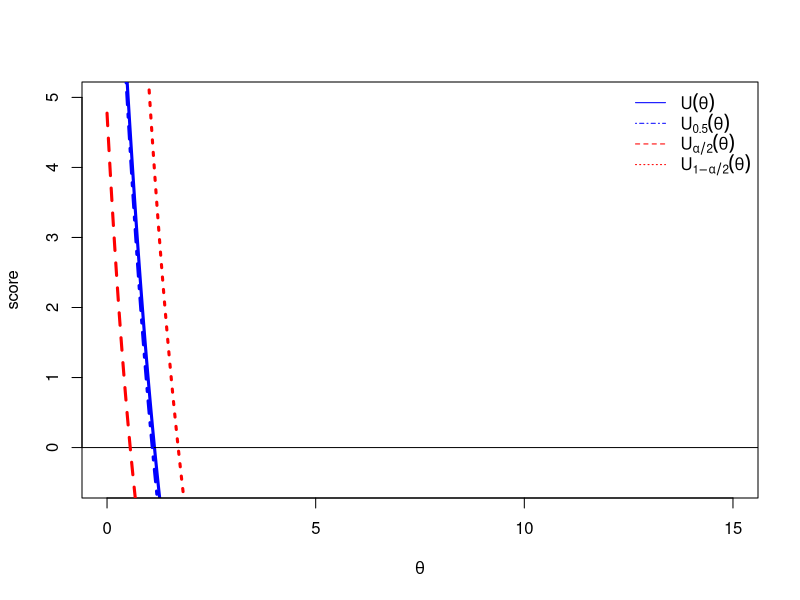
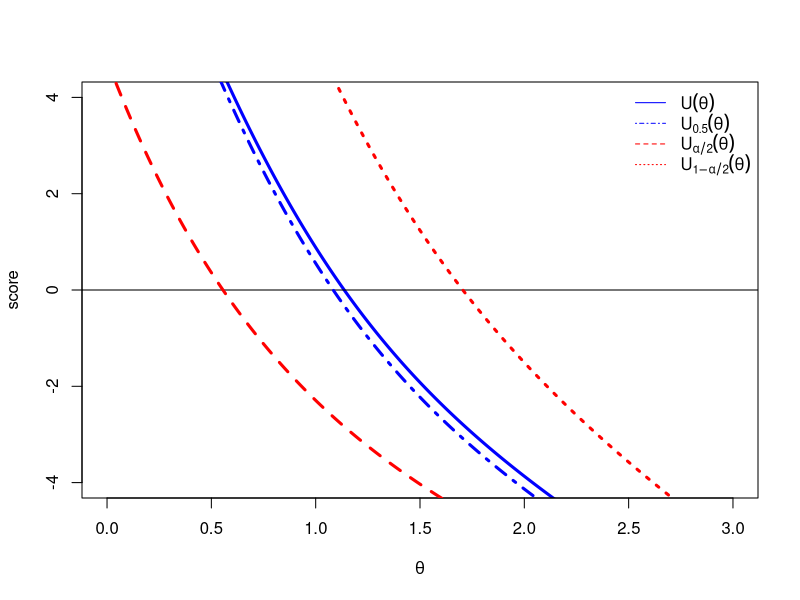

Reproduce these figures in R, in order.
# Confidence limits for the skewness parameter theta of a 
# standard skew normal distribution based on n iid observations.
# Example 3 in
# Higher-order approximate confidence intervals
# Pinheiro, E.C, Ferrari, S.L.P., Medeiros, F.M.C.
# 2019
# Data from Example 1 of Sartori (Journal of Statistical Planning and Inference, 2006),
# and simulated data with skewness parameter = 1
# Based on the code for evaluating the median bias-corrected estimate
# by Euloge Clovis Kenne Pagui.
# Date: 04/12/2019

library(sn)
library(nleqslv)
library(e1071)      ## to also calculate the skewness

#####################################################################################
#                   negative log-likelihood                  
#####################################################################################

nlogL = function(theta,data)
  -sum(dsn(data,alpha=theta,log=TRUE))


#####################################################################################
#                  numerical expectation of  y^kz(,)^h                   
#####################################################################################

a.kh<-function(theta,k,h)
{
  integrate(function(x) 2*dnorm(x)*pnorm(theta*x)*x^k*zeta(1,theta*x)^h,-Inf,Inf)$value
}

#####################################################################################
#                      median unbiased modication 
#####################################################################################

modification.mc <- function(para)
{
  a.kh(para,3,3)/(a.kh(para,2,2)*6)
}


#####################################################################################
#                    score function                        
#####################################################################################

score = function(theta,data){
  n = length(data)
  res <- sum(sapply(1:n, function(x) data[x]*zeta(1,theta*data[x]) ) ) 
  return(res)
}

#####################################################################################
#                    score median corrected                  
#####################################################################################

score.mc = function(theta,data){
  n = length(data)
  res <- score(theta,data) + modification.mc(theta) 
  return(res)
}

#####################################################################################
#                    score qbr corrected                  
#####################################################################################

score.qbr = function(theta,data, up){
  n = length(data)
  a22 = a.kh(theta,2,2)
  a33 = a.kh(theta,3,3)
  a44 = a.kh(theta,4,4)
  k2 = n*a22
  k3 = n*a33
  k4 = n*a44 - 3*n*a22^2
  
  M  = - sqrt(k2)*up - ( k3/(6*k2) )*(up^2-1) - 
    ( k4/(24*k2^(3/2)) )*( up^3-3*up ) +
    ( k3^2/(36*k2^(5/2)) )*(2*up^3 - 5*up)
  res <- score(theta,data) + M 
  return(res)
}

#####################################################################################
#                    Initial value                    
#####################################################################################

theta.start = function(y)
{
  n = length(y)
  gamma     = sum((y-mean(y))/n*var(y)^3)
  abs.gamma = min(0.9952717, abs(gamma))
  r = (2*abs.gamma/(4-pi))^(1/3)
  if(gamma < 0)
  {
    thetahat = - r/sqrt(2/pi - (1-2/pi)*r^2)
  }
  else
  {
    thetahat = r/sqrt(2/pi - (1-2/pi)*r^2)
  }   
  thetahat
}   

#####################################################################################
#                 Data 
#####################################################################################

#Sartori's data

#Original data
data <- c(0.195, 0.847, 0.726, -0.139, 1.788, 0.570, 2.069, 0.452, 0.868, 
          1.199, 0.894, 0.887, 1.258, 0.918, 0.496, 0.183, 0.119, 1.207,
          0.446, 2.579)

#Modified data (note the change of sign of obs 4)
data <- c(0.195, 0.847, 0.726, 0.139, 1.788, 0.570, 2.069, 0.452, 0.868, 
          1.199, 0.894, 0.887, 1.258, 0.918, 0.496, 0.183, 0.119, 1.207,
          0.446, 2.579)

#Simulated data
n     = 20
set.seed(2019, kind = NULL, normal.kind = NULL)
data = rsn(n,alpha=1)

#####################################################################################
#                 Main Function 
#####################################################################################

skew.sim=function(data, alpha)
{
  est=matrix(0, nrow=1, ncol=4)
  n = length(data)  
  xstart <- theta.start(data)
  mle=nlminb(xstart,nlogL,data=data)
  conv=mle$convergence
  up = qnorm(alpha/2)
  mle.upper = nleqslv(xstart, score.qbr, data=data, up=up)
  convupper=mle.upper$termcd
  up = qnorm(1-alpha/2)
  mle.lower = nleqslv(xstart, score.qbr, data=data, up=up)
  convlower=mle.lower$termcd 
  if(-mle$objective < -nlogL(Inf,data)) 
  {
    mle$objective= nlogL(Inf,data=data)
    mle$par= Inf
    mle.upper$x = Inf
  }    
  if(-mle$objective < -nlogL(-Inf,data=data)) 
  {
    mle$objective= nlogL(-Inf,data=data)
    mle$par= -Inf
    mle.lower$x = -Inf
  }
  mle.mc = nleqslv(xstart,score.mc,data=data)
  convmc=mle.mc$termcd
  
  est[1,1]=mle$par       ## maximum likelihood
  est[1,2]=mle.mc$x      ## Median bias reduction
  est[1,3]=mle.lower$x   ## qbr lower
  est[1,4]=mle.upper$x   ## qbr lower
  
  colnames(est)=c("mle","mle.mc", "qbr.lower", "qbr.upper")
  list(est=est,conv=conv,convmc=convmc,convlower=convlower,convupper=convupper,n=n,data=data)
}


#####################################################################################
#                         Results
#####################################################################################

alpha = 0.1
res.sn = skew.sim(data, alpha)

mle_notinf = 100 - length(res.sn$count)/100
mle_notinf

convergenceQBR <- data.frame(cbind(res.sn$convlower,res.sn$convlower))
convQBR         <- (convergenceQBR[][1]==1&convergenceQBR[][2]==1)
conv_QBR        <- length(convQBR[convQBR==TRUE])
conv_QBR


#----------------------------------------------------------------------------
#                         confidence limits
#----------------------------------------------------------------------------

res = data.frame(res.sn$est)
res
################ confidence limits - MLE ###################

if(res$mle==Inf){
  li.mv = -Inf
  ls.mv = Inf
  int.mv = data.frame(li.mv, ls.mv)
}else{
  a22_mv = a.kh(res$mle,2,2)
  li.mv = res$mle + qnorm(alpha/2)*sqrt(1/(n*a22_mv))
  ls.mv = res$mle + qnorm(1-alpha/2)*sqrt(1/(n*a22_mv))
  int.mv = data.frame(li.mv, ls.mv)
}
int.mv

############# confidence limits - median ###################

a22_med = a.kh(res$mle.mc,2,2)
li.med = res$mle.mc + qnorm(alpha/2)*sqrt(1/(n*a22_med))
ls.med = res$mle.mc + qnorm(1-alpha/2)*sqrt(1/(n*a22_med))
int.med = data.frame(li.med, ls.med)
int.med


############# confidence limits - qbr ###################

liqbr = res$qbr.lower
lsqbr = res$qbr.upper
int.qbr = c(liqbr, lsqbr)

#############  summary of results ###################

ic      = c(int.mv,int.med,int.qbr)
int.res = matrix(ic, ncol=6, byrow=T)
colnames(int.res) = c("Lower.ML ", "Upper.ML","Lower.M", "Upper.M", "Lower.QBR", "Upper.QBR")
int.res

#__________________________________________________________________
#      SCORE FUNCTION PLOTS: Sartori's data 
#__________________________________________________________________
x <- seq(0,15,0.01)
u <- umed <- ulower <- uupper <- NULL     
for(i in 1:length(x)){
  u[i]      = score(x[i],  res.sn$data)
  umed[i]   = score.mc(x[i], res.sn$data)
  ulower[i] = score.qbr(x[i], res.sn$data, qnorm(1-alpha/2))
  uupper[i] = score.qbr(x[i], res.sn$data, qnorm(alpha/2))
} 

plot(x,u,type="l",col="blue",lwd=3,lty=1,xlim=c(0,15),ylim=c(-0.5,5),xlab=expression(theta),ylab="score")
abline(h=0)
lines(x,umed,type="l",col="blue" ,lwd=3,lty=4)
lines(x,ulower,type="l",col="red" ,lwd=3,lty=2)
lines(x,uupper,type="l",col="red" ,lwd=3,lty=3)
legend("topright", c(expression(U(theta)), expression(U[0.5](theta)), 
                     expression(U[alpha/2](theta)), expression(U[1-alpha/2](theta))), 
       bty="n", lty=c(1,4,2,3), col=c("blue","blue","red","red") 
)

#__________________________________________________________________
#      SCORE FUNCTION PLOTS: Simulated data
#__________________________________________________________________
x <- seq(0,5,0.001)
u <- umed <- ulower <- uupper <- NULL     
for(i in 1:length(x)){
  u[i]      = score(x[i],  res.sn$data)
  umed[i]   = score.mc(x[i], res.sn$data)
  ulower[i] = score.qbr(x[i], res.sn$data, qnorm(1-alpha/2))
  uupper[i] = score.qbr(x[i], res.sn$data, qnorm(alpha/2))
} 

plot(x,u,type="l",col="blue",lwd=3,lty=1,xlim=c(0,3),ylim=c(-4,4),xlab=expression(theta),ylab="score")
abline(h=0)
lines(x,umed,type="l",col="blue" ,lwd=3,lty=4)
lines(x,ulower,type="l",col="red" ,lwd=3,lty=2)
lines(x,uupper,type="l",col="red" ,lwd=3,lty=3)
legend("topright", c(expression(U(theta)), expression(U[0.5](theta)), 
                     expression(U[alpha/2](theta)), expression(U[1-alpha/2](theta))), 
       bty="n", lty=c(1,4,2,3), col=c("blue","blue","red","red") 
)
